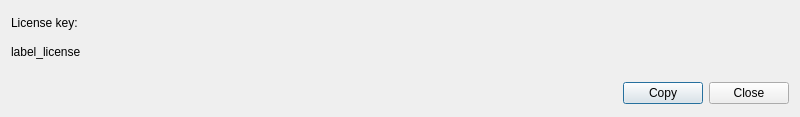
<?xml version="1.0" encoding="UTF-8"?>
<ui version="4.0">
 <class>Dialog</class>
 <widget class="QDialog" name="Dialog">
  <property name="geometry">
   <rect>
    <x>0</x>
    <y>0</y>
    <width>800</width>
    <height>117</height>
   </rect>
  </property>
  <property name="windowTitle">
   <string>License Key</string>
  </property>
  <layout class="QGridLayout" name="gridLayout">
   <item row="3" column="2">
    <widget class="QPushButton" name="button_copy">
     <property name="text">
      <string>Copy</string>
     </property>
    </widget>
   </item>
   <item row="3" column="3">
    <widget class="QPushButton" name="button_close">
     <property name="text">
      <string>Close</string>
     </property>
    </widget>
   </item>
   <item row="3" column="1">
    <spacer name="horizontalSpacer">
     <property name="orientation">
      <enum>Qt::Horizontal</enum>
     </property>
     <property name="sizeHint" stdset="0">
      <size>
       <width>591</width>
       <height>25</height>
      </size>
     </property>
    </spacer>
   </item>
   <item row="2" column="1" colspan="3">
    <spacer name="verticalSpacer">
     <property name="orientation">
      <enum>Qt::Vertical</enum>
     </property>
     <property name="sizeType">
      <enum>QSizePolicy::Fixed</enum>
     </property>
     <property name="sizeHint" stdset="0">
      <size>
       <width>488</width>
       <height>12</height>
      </size>
     </property>
    </spacer>
   </item>
   <item row="1" column="0" colspan="4">
    <widget class="QLabel" name="label_license">
     <property name="text">
      <string>label_license</string>
     </property>
    </widget>
   </item>
   <item row="0" column="0" colspan="4">
    <widget class="QLabel" name="label">
     <property name="text">
      <string>License key:</string>
     </property>
    </widget>
   </item>
  </layout>
 </widget>
 <resources/>
 <connections>
  <connection>
   <sender>button_close</sender>
   <signal>clicked()</signal>
   <receiver>Dialog</receiver>
   <slot>close()</slot>
   <hints>
    <hint type="sourcelabel">
     <x>748</x>
     <y>93</y>
    </hint>
    <hint type="destinationlabel">
     <x>399</x>
     <y>58</y>
    </hint>
   </hints>
  </connection>
 </connections>
</ui>
